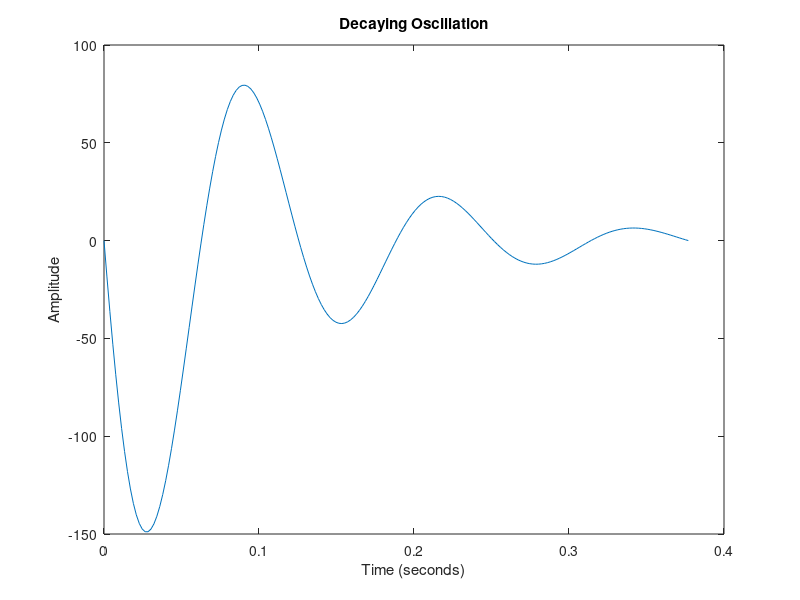
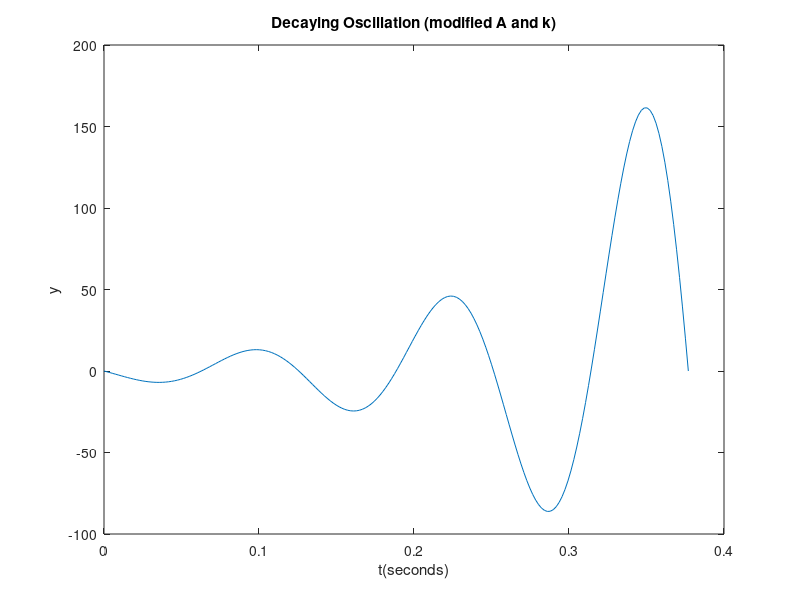
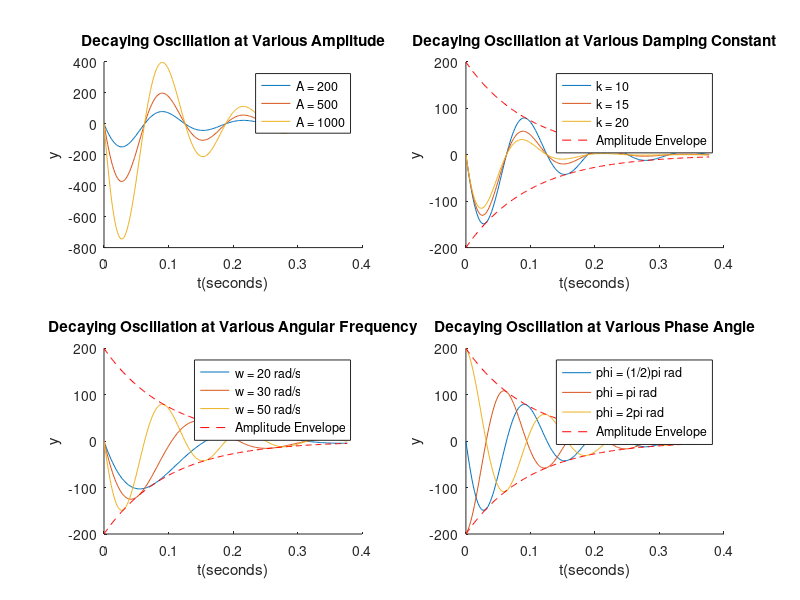

The MATLAB script that drew these images, in order:
%Script mfile template for Worksheet 1.1
%
%Using MATLAB to generate graphs of a decaying cosine model   
%
%   y(t) = A*exp(-k*t)*cos(w*t+phi)
%
%...add anything you want here to elaborate on these HELP COMMENTS
%%
%Define paramater values before the semicolons
A = 200;
k = 10;
w = 50;
phi = (1/2)*pi; %radians

%setup time vector, t
%enter commands here to compute the period of the oscillation 
%and set up a time vector according to the Task 1 instructions
f = w/(2*pi);
T = 1/f;
t = linspace(0,3*T,200);

y = A*exp(-k*t).*cos(w*t+phi);  %generates y data for reference plot
figure()
plot(t,y)
title('Decaying Oscillation')  %replace ? with your own title
xlabel('Time (seconds)') %replace ? with your own x-axis label
ylabel('Amplitude') %replace ? with your own y-axis label

%%
%Parameter Sensitivity Analysis
%
%Enter commands below to generate data for an additional figure that shows
%the effect of changing one or more parameters

As = 5; %smaller amplitude
ks = -10; %negative k value makes the oscillation no longer decaying

y = As*exp(-ks*t).*cos(w*t+phi);
figure()
plot(t,y)
title('Decaying Oscillation (modified A and k)') 
xlabel('t(seconds)') 
ylabel('y')

%%
%Enter commands after the figure command below to create and annotate your second
%figure per the instructions in task 2

figure()

%%
%Amplitude
A1 = [200 500 1000];

for i = 1:3
    subplot(2,2,1);
    y = A1(i)*exp(-k*t).*cos(w*t+phi);  
    hold on
    plot(t,y)  
end

title('Decaying Oscillation at Various Amplitude') 
xlabel('t(seconds)') 
ylabel('y')
legend('A = 200', 'A = 500', 'A = 1000')
hold off

%%
%Damping constant
k1 = [10 15 20];

for i = 1:3
    subplot(2,2,2);
    y = A*exp(-k1(i)*t).*cos(w*t+phi);  
    hold on
    plot(t,y)
end

title('Decaying Oscillation at Various Damping Constant') 
xlabel('t(seconds)') 
ylabel('y')
plot(t,A*exp(-k*t), 'gr--')
plot(t,-A*exp(-k*t), 'gr--')
legend('k = 10', 'k = 15', 'k = 20', 'Amplitude Envelope')
hold off

%%
%Angular frequency
w1 = [20 30 50];

for i = 1:3
    subplot(2,2,3);
    y = A*exp(-k*t).*cos(w1(i)*t+phi);  
    hold on
    plot(t,y)
end

title('Decaying Oscillation at Various Angular Frequency') 
xlabel('t(seconds)') 
ylabel('y')
plot(t,A*exp(-k*t), 'gr--')
plot(t,-A*exp(-k*t), 'gr--')
legend('w = 20 rad/s', 'w = 30 rad/s', 'w = 50 rad/s', 'Amplitude Envelope')
hold off

%%
%Phase angle
phi1 = [(1/2)*pi pi 2*pi];

for i = 1:3
    subplot(2,2,4);
    y = A*exp(-k*t).*cos(w*t+phi1(i));  
    hold on
    plot(t,y)
end

title('Decaying Oscillation at Various Phase Angle') 
xlabel('t(seconds)') 
ylabel('y')
plot(t,A*exp(-k*t), 'gr--')
plot(t,-A*exp(-k*t), 'gr--')
legend('phi = (1/2)pi rad', 'phi = pi rad', 'phi = 2pi rad', 'Amplitude Envelope')
hold off



